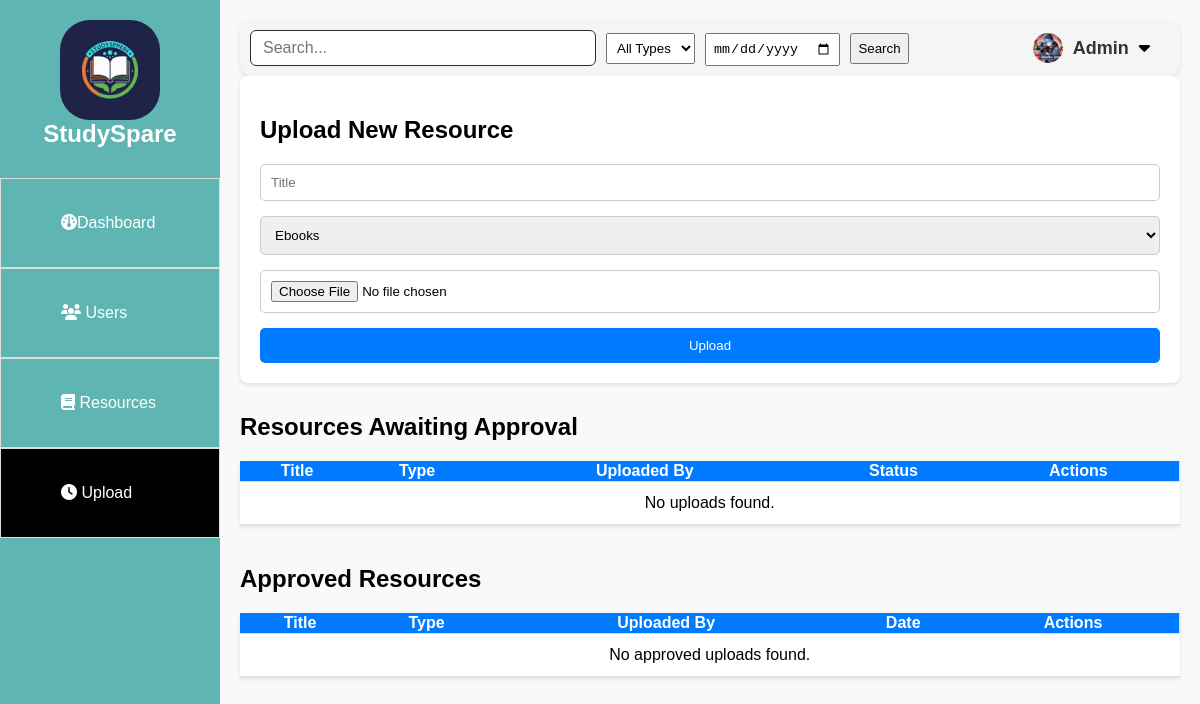
The app's page /upresources.php (signed in), older data.
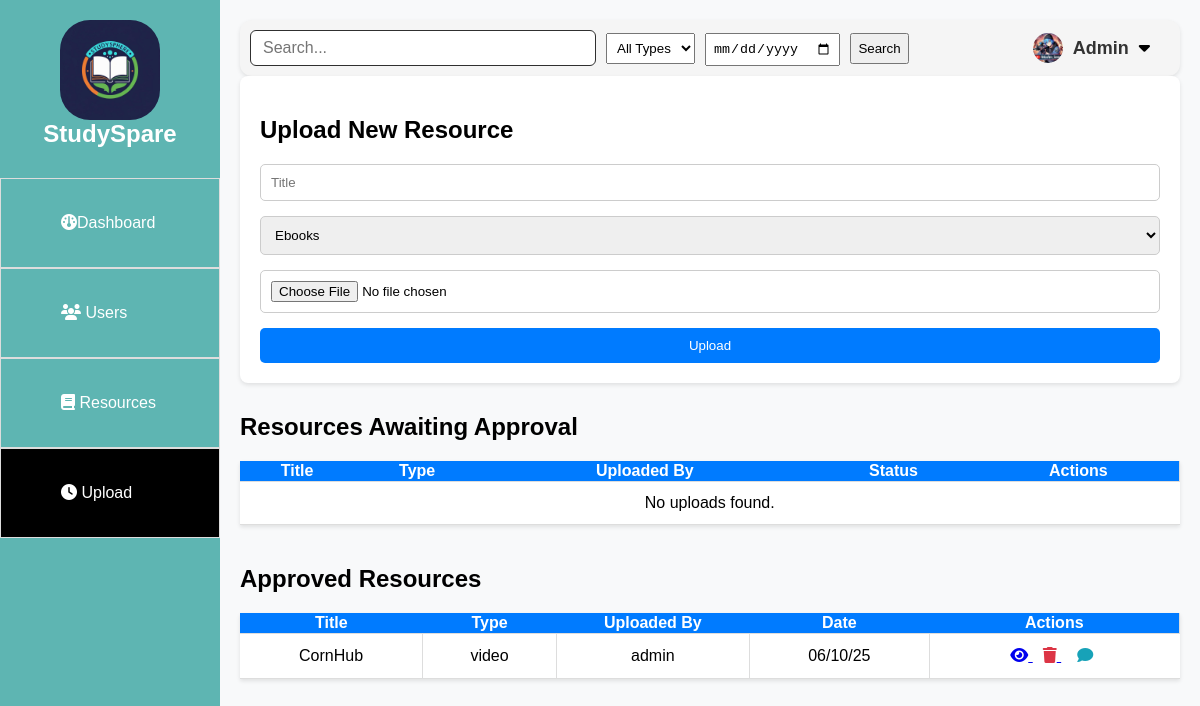
The same page, newer data.
### tables this page shows
CREATE TABLE `uploads` (
  `id` int(11) NOT NULL,
  `title` varchar(150) NOT NULL,
  `type` enum('ebook','pdf','video') NOT NULL,
  `file_path` varchar(255) NOT NULL,
  `uploader_id` int(11) DEFAULT NULL,
  `status` enum('pending','approved','rejected') DEFAULT 'pending',
  `submitted_at` timestamp NOT NULL DEFAULT current_timestamp(),
  `admin_id` int(11) DEFAULT NULL,
  `user_id` int(11) DEFAULT NULL
);

### upresources.php (the view, shortened to what this page needs)
<!DOCTYPE html>
<html lang="en">
<head>
  <link rel="stylesheet" href="style/index.css">
  <link rel="stylesheet" href="https://cdnjs.cloudflare.com/ajax/libs/font-awesome/6.5.0/css/all.min.css" />
</head>
<body>
  <?php include 'include/sidebar.php'; ?>
  <div class="main">
    <?php include 'include/header.php'; ?>
    <div class="upload-container">
      <h2>Upload New Resource</h2>
      <form action="upload_process.php" method="POST" enctype="multipart/form-data">
        <input type="text" name="title" placeholder="Title" required>
        <select name="type" required>
          <option value="ebook">Ebooks</option>
        </select>
        <input type="file" name="file" required>
        <button type="submit">Upload</button>
      </form>
    </div>
    <div class="content">
      <h2>Resources Awaiting Approval</h2>
    </div>
    <div class="table">
      <table>
        <thead>
          <tr>
            <th>Title</th>
            <th>Type</th>
            <th>Uploaded By</th>
            <th>Status</th>
            <th>Actions</th>
          </tr>
        </thead>
        <tbody>
<?php
include 'php/db.php';
$uploads = $conn->query("
  SELECT u.*,
         COALESCE(a.username, usr.name) AS uploader
  FROM uploads u
  LEFT JOIN admin a ON u.admin_id = a.id
  LEFT JOIN users usr ON u.user_id = usr.id
  WHERE u.status = 'pending'
  ORDER BY u.submitted_at DESC
");
if ($uploads && $uploads->num_rows > 0):
  while ($upload = $uploads->fetch_assoc()):
?>
  <tr>
    <td><?= htmlspecialchars($upload['title']) ?></td>
    <td><?= htmlspecialchars($upload['type']) ?></td>
    <td><?= htmlspecialchars($upload['uploader'] ?? 'Unknown') ?></td>
    <td><?= ucfirst($upload['status']) ?></td>
    <td>
  <a href="approve_upload.php?id=<?= $upload['id'] ?>" class="icon-button" title="Approve" onclick="return confirm('Approve this resource?')">
    <i class="fas fa-check-circle" style="color: green;"></i>
  </a>
  <a href="deny_upload.php?id=<?= $upload['id'] ?>" class="icon-button" title="Deny" onclick="return confirm('Deny this resource?')">
    <i class="fas fa-times-circle" style="color: red;"></i>
  </a>
  <a href="chat_upload.php?id=<?= $upload['id'] ?>" class="icon-button" title="Comment">
    <i class="fas fa-comment-alt" style="color: #555;"></i>
  </a>
</td>
  </tr>
<?php endwhile; else: ?>
  <tr><td colspan="5">No uploads found.</td></tr>
<?php endif; ?>
        </tbody>
      </table>
    </div>
    <div class="content" style="margin-top: 40px;">
      <h2>Approved Resources</h2>
    </div>
    <div class="table">
      <table>
        <thead>
          <tr>
            <th>Title</th>
            <th>Type</th>
            <th>Uploaded By</th>
            <th>Date</th>
            <th>Actions</th>
          </tr>
        </thead>
        <tbody>
<?php
$approvedUploads = $conn->query("
  SELECT u.*, a.username AS uploader
  FROM uploads u
  LEFT JOIN admin a ON u.admin_id = a.id
  WHERE u.status = 'approved'
  ORDER BY u.submitted_at DESC
");
if ($approvedUploads && $approvedUploads->num_rows > 0):
  while ($upload = $approvedUploads->fetch_assoc()):
?>
  <tr>
    <td><?= htmlspecialchars($upload['title']) ?></td>
    <td><?= htmlspecialchars($upload['type']) ?></td>
    <td><?= htmlspecialchars($upload['uploader'] ?? 'Unknown') ?></td>
    <td><?= date('m/d/y', strtotime($upload['submitted_at'])) ?></td>
    <td>
      <a href="<?= htmlspecialchars($upload['file_path']) ?>" target="_blank" class="icon-button" title="View">
        <i class="fas fa-eye view-icon"></i>
      </a>
      <a href="delete_upload.php?id=<?= $upload['id'] ?>" onclick="return confirm('Are you sure you want to delete this upload?');" class="icon-button" title="Delete">
        <i class="fas fa-trash delete-icon"></i>
      </a>
      <button class="icon-button" title="Comment" onclick="alert('Comment feature coming soon!')">
        <i class="fas fa-comment comment-icon"></i>
      </button>
    </td>
  </tr>
<?php endwhile; else: ?>
  <tr><td colspan="5">No approved uploads found.</td></tr>
<?php endif; ?>
        </tbody>
      </table>
    </div>
  </div>
</body>
</html>

Row changes from the older to the newer data that the page shows:
added uploads: title "CornHub", type "video", admin.username "admin", submitted_at "06/10/25"
Text that changed along with them:
text no longer shown: "No approved uploads found."
